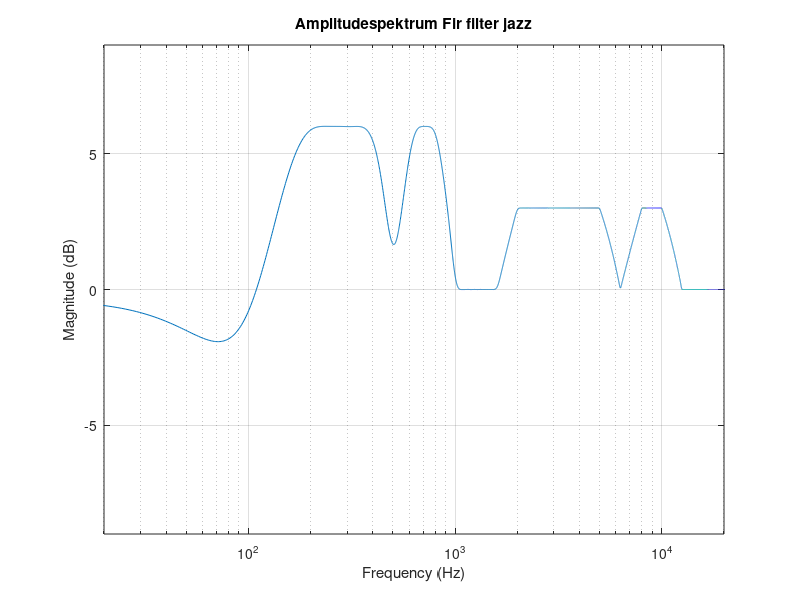
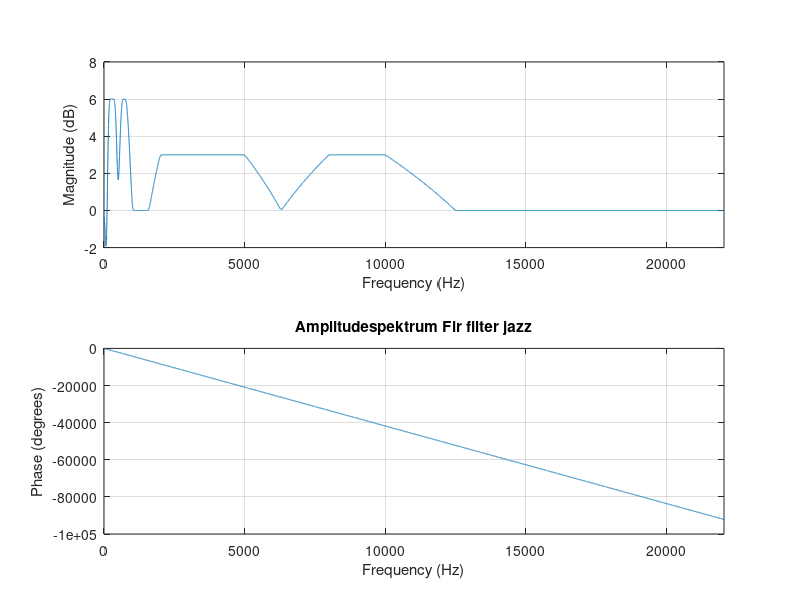
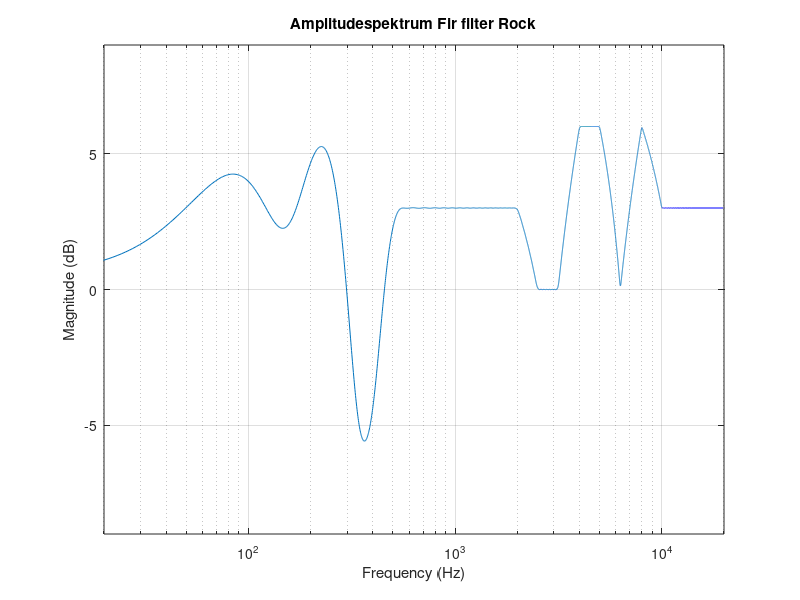
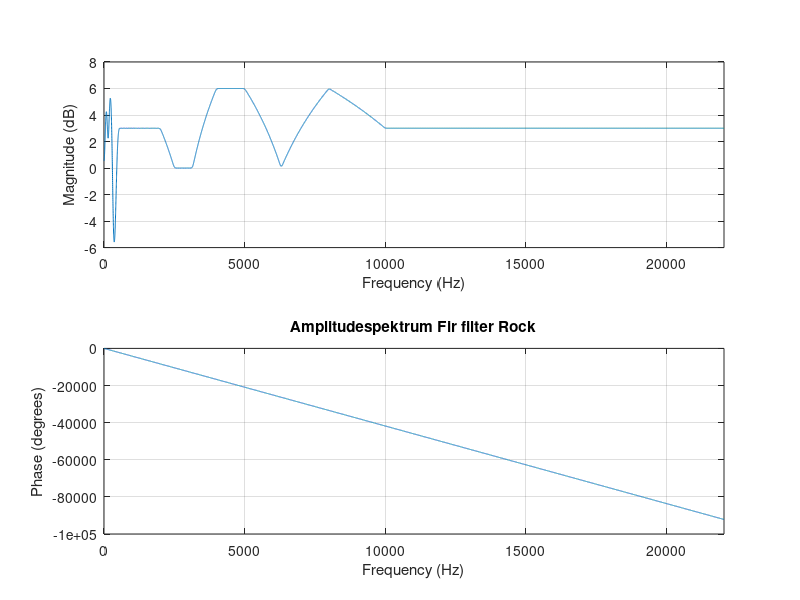

MATLAB code to generate these figures, in order:
%% AUTE FIR filter for EQ of project
clear all
close all
clc;

Fs=44100;
order = 1024;

% EQ Frequency axix
f = [0 20 25 31 40 50 60 80 100 125 160 200 250 315 400 500 630 800 1000 1250 1600 2000 2500 3150 4000 5000 6300 8000 10000 12500 16000 20000 Fs];
f_matlab = [0 20 25 31 40 50 60 80 100 125 160 200 250 315 400 500 630 800 1000 1250 1600 2000 2500 3150 4000 5000 6300 8000 10000 12500 16000 20000 Fs/2];
%normaliseret frekvens


%normaliseret frekvens
fn = f/Fs;
fn_matlab = f_matlab/(Fs/2);
db6=6;
db3=3;
cut3 = 10^(-db3/20);
boost3 = 10^(db3/20);
cut6 = 10^(-db6/20);
boost6 = 10^(db6/20);

%% Jazz
EQ = ones(1,length(fn));
EQ(6:9)=cut3; %50-100 
EQ(11:15)=boost6; %160-400
EQ(17:18)=boost6; %630-800
EQ(22:26)=boost3; % 2000-5000
EQ(28:29)=boost3; % 8000-10000
%EQ(12:13)=2; %160-400



b = fir2(order, fn,EQ);
h = b;

b_matlab = fir2(order, fn_matlab, EQ);

[H, f_vector] = freqz(b_matlab,1,20000, Fs);

figure
Hdb = 20*log10(abs(H));
semilogx(f_vector, Hdb);
grid on
axis([20 20000 -9 9])
title('Amplitudespektrum Fir filter jazz');
xlabel('Frequency (Hz)');
ylabel('Magnitude (dB)');

figure
freqz(b_matlab, 1, 20000, Fs);
title('Amplitudespektrum Fir filter jazz');
for c = 1:length(h)
    Jazz_tekstfil(c) = h(c)+",";
end

Jazz_tekstfil = Jazz_tekstfil';

%% Rock
EQ = ones(1,length(fn));
EQ(7:9)=boost6; %60-100 
EQ(12:13)=boost6; %200-250 
EQ(14:15)=cut6; %315-400 
EQ(16:22)=boost3; %500-2000
EQ(25:26)=boost6; %4000-5000
EQ(28:29)=boost6; % 8000-10000
EQ(29:end)=boost3; % 10000-end


b = fir2(order, fn,EQ);
h = b;

b_matlab = fir2(order, fn_matlab, EQ);

[H, f_vector] = freqz(b_matlab,1,20000, Fs);

figure
Hdb = 20*log10(abs(H));
semilogx(f_vector, Hdb);
grid on
axis([20 20000 -9 9])
title('Amplitudespektrum Fir filter Rock');
xlabel('Frequency (Hz)');
ylabel('Magnitude (dB)');

figure
freqz(b_matlab, 1, 20000, Fs);
title('Amplitudespektrum Fir filter Rock');
for c = 1:length(h)
    Rock_tekstfil(c) = h(c)+",";
end

Rock_tekstfil = Rock_tekstfil';



